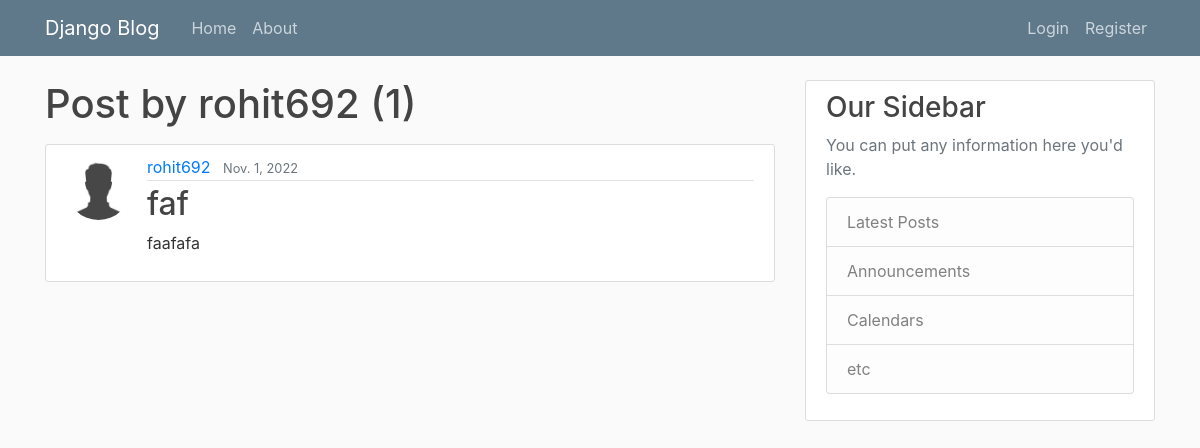
The app's page /user/rohit692 with its own data.
### bllog/models.py (models this page shows, shortened)
class Post(models.Model):
    title = models.CharField(max_length=100)
    content = models.TextField()
    date_posted = models.DateField(default= timezone.now)
    author = models.ForeignKey( User,on_delete=models.CASCADE)

### Users/models.py (models this page shows, shortened)
class Profile(models.Model):
    user = models.OneToOneField(User,on_delete=models.CASCADE)
    image = models.ImageField(default='default.jpg',upload_to='profile_pics')

### bllog/views.py (the view)
# urls.py: path('user/<str:username>',UserPostListView.as_view(),name = "user-post")
class UserPostListView(ListView):
    model = Post
    template_name = 'bllog/user_posts.html'
    context_object_name = 'posts'
    ordering = ['-created_at']
    paginate_by = 5
    def get_queryset(self):
        user = get_object_or_404(User,username = self.kwargs.get('username'))
        return Post.objects.filter(author = user).order_by('-date_posted')

### bllog/templates/bllog/user_posts.html (shortened to what this page needs)
{% extends "bllog/base.html" %}
{% block content %}
<h1 class = "mb-3"> Post by {{view.kwargs.username }} ({{ page_obj.paginator.count }})</h1>
{% for post in posts %}
<article class="media content-section">
    <img class="rounded-circle article-img" src="{{ post.author.profile.image.url }}">
    <div class="media-body">
        <div class="article-metadata">
            <a class="mr-2" href="{% url 'user-post' post.author.username %}">{{ post.author }}</a>
            <small class="text-muted">{{ post.date_posted }}</small>
        </div>
        <h2><a class="article-title" href="{% url 'post-detail' post.id%}">{{ post.title }}</a></h2>
        <p class="article-content">{{ post.content }}</p>
    </div>
</article>
{% endfor %}
{% endblock content %}

### bllog/static/bllog/main.css (style rules this page uses)
body { background: #fafafa; color: #333333; margin-top: 5rem; }
h1, h2, h3, h4, h5, h6 { color: #444444; }
.content-section { background: #ffffff; padding: 10px 20px; border: 1px solid #dddddd; border-radius: 3px; margin-bottom: 20px; }
.article-title { color: #444444; }
.article-content { white-space: pre-line; }
.article-img { height: 65px; width: 65px; margin-right: 16px; }
.article-metadata { padding-bottom: 1px; margin-bottom: 4px; border-bottom: 1px solid #e3e3e3 }

### records on screen
Post: author.profile.image (placeholder picture), author "rohit692", date_posted "Nov. 1, 2022", title "faf", content "faafafa"

### other values on screen
{{ view.kwargs.username }} "rohit692"
{{ page_obj.paginator.count }} "1"
